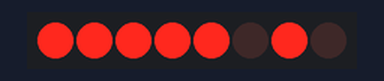
Bench run of a program on a simulated Arduino Uno, built with avr-gcc and run on an emulated ATmega328P. Parts: 8 shift-register outputs drawn as a row of LEDs (first output left, lit = HIGH). Wiring (inferred from the names in the program): shift register (74HC595): data pin 12; shift clock pin 9; latch pin 11. Wiring (inferred from the signals the program sends): row of LEDs: on Q0, Q1, Q2, Q3, Q4, Q5, Q6, Q7.

Above: at 0.5 s.
At 3.5 s:
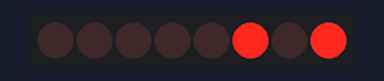
Timing chart, 0 to 4.6 s (numbered marks = the images above):
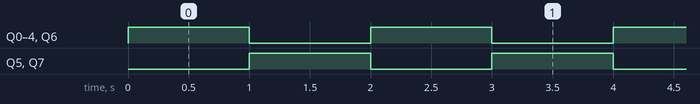

Measured:
- by itself, Q0–7: alternates HIGH for 1.0 s and LOW for 1.0 s

The program:

main.cpp
```cpp
#include <Arduino.h>

int const LATCH_PIN = 11;
int const CLOCK_PIN = 9;
int const DATA_PIN = 12;

void setup()
{
  // Initialize the pins
  pinMode(LATCH_PIN, OUTPUT);
  pinMode(CLOCK_PIN, OUTPUT);
  pinMode(DATA_PIN, OUTPUT);
}

byte LEDS = 0xFA;

// flipping LEDs example
void loop()
{
  // Shift out the LED states
  digitalWrite(LATCH_PIN, LOW);
  shiftOut(DATA_PIN, CLOCK_PIN, LSBFIRST, LEDS);
  digitalWrite(LATCH_PIN, HIGH);
  delay(1000);

  LEDS = ~LEDS;
}

// byte LEDS = 0xFE;

// // circular shift left through the LEDs example
// void loop()
// {
//   // Shift out the LED states
//   digitalWrite(LATCH_PIN, LOW);
//   shiftOut(DATA_PIN, CLOCK_PIN, LSBFIRST, LEDS);
//   digitalWrite(LATCH_PIN, HIGH);
//   delay(1000);

//   LEDS =  (LEDS << 1) | (LEDS >> 7); // Circular shift left
// }

// byte LEDS = 0xAA;

// void loop()
// {
//   // Shift out the LED states
//   digitalWrite(LATCH_PIN, LOW);
//   shiftOut(DATA_PIN, CLOCK_PIN, LSBFIRST, LEDS);
//   digitalWrite(LATCH_PIN, HIGH);
//   delay(1000);

//   LEDS >>= 1; // Shift the bits to the right
//   if (LEDS == 0x00) {
//     LEDS = 0xAA; // Reset to the initial pattern if all LEDs are off
//   }
// }

// byte LEDS = 0x00;

// // binary counter for LEDs
// void loop()
// {
//   // Shift out the LED states
//   digitalWrite(LATCH_PIN, LOW);
//   shiftOut(DATA_PIN, CLOCK_PIN, LSBFIRST, LEDS);
//   digitalWrite(LATCH_PIN, HIGH);
//   delay(200);

//   LEDS++;

//   // not strictly necessary since bytes wrap around automatically when they overflow
//   if (LEDS > 0xFF)
//   {
//     // Reset to 0 if it exceeds 255
//     LEDS = 0x00;
//   }
// }

// byte LEDS = 0xAA;

// // alternating pattern of LEDs
// void loop() {
//   // Shift out the LED states
//   digitalWrite(LATCH_PIN, LOW);
//   shiftOut(DATA_PIN, CLOCK_PIN, LSBFIRST, LEDS);
//   digitalWrite(LATCH_PIN, HIGH);
//   delay(200);

//   LEDS = ~LEDS; // Toggle the LED states

//   digitalWrite(LATCH_PIN, LOW);
//   shiftOut(DATA_PIN, CLOCK_PIN, LSBFIRST, LEDS);
//   digitalWrite(LATCH_PIN, HIGH);
//   delay(200);
// }
```
